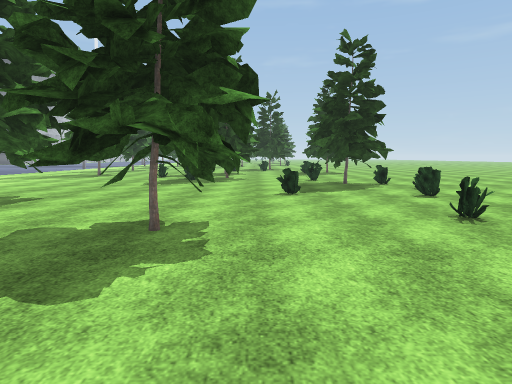
View 1 (above)

24 first-person views from a walk through a 3-D level made in the Unity game engine. The camera is 1.5 m above the floor, tilts 6° down and sees 75° across. The floor is counted in squares, 2 m on a side. Each view is taken from the middle of a square. On the plan, view 1 faces up. The plan holds only what a view shows up to about 11 squares ahead; the rest is blank. The place goes on beyond the plan. Some animated figures are left out. Some surface patterns are stand-ins.

View 2
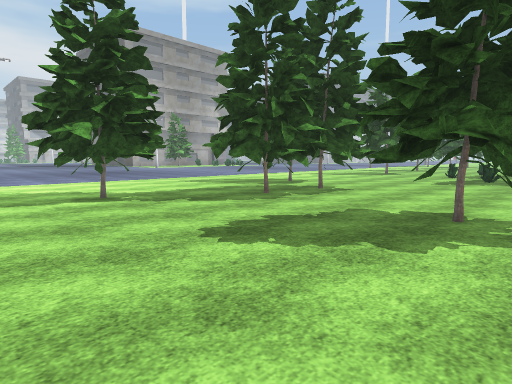

View 3
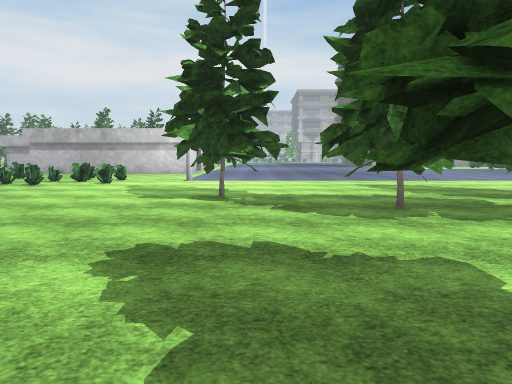

View 4
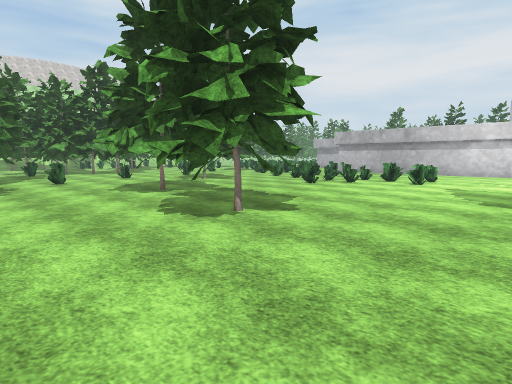

View 5
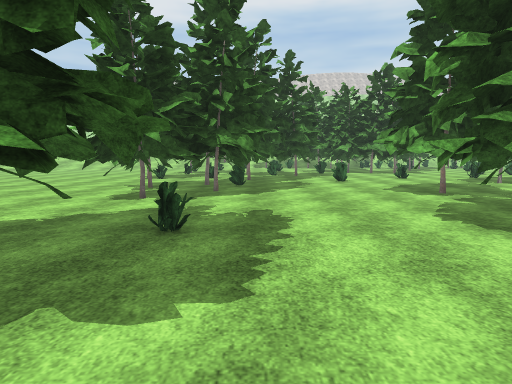

View 6
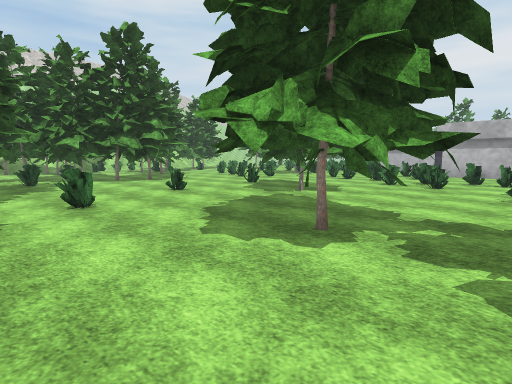

View 7
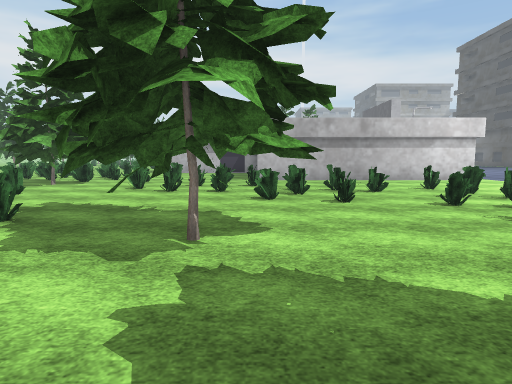

View 8
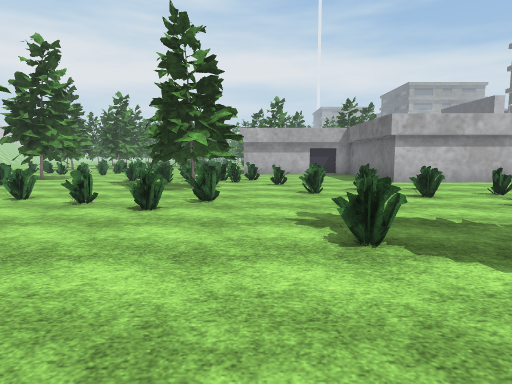

View 9
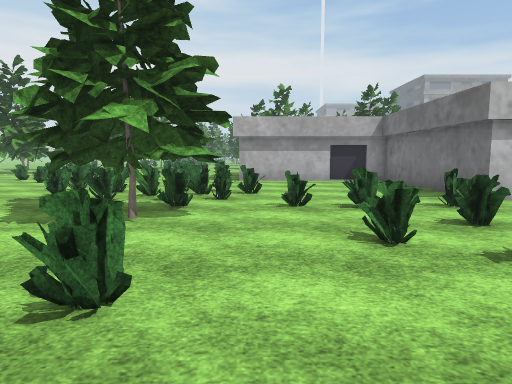

View 10
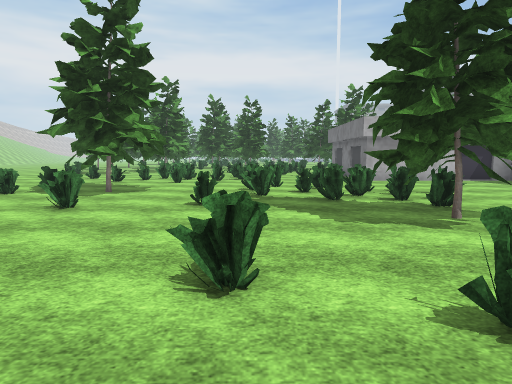

View 11
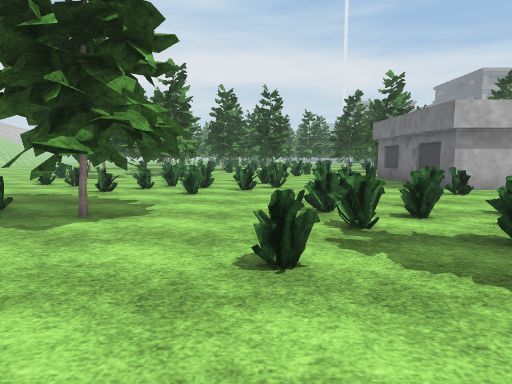

View 12
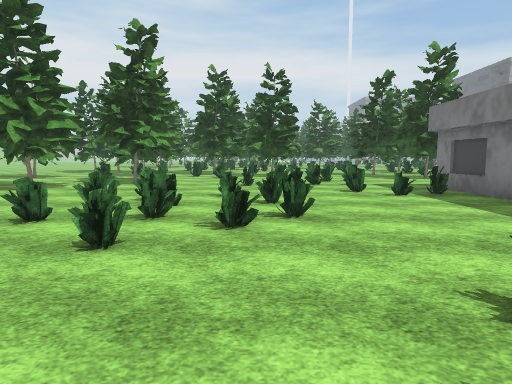

View 13
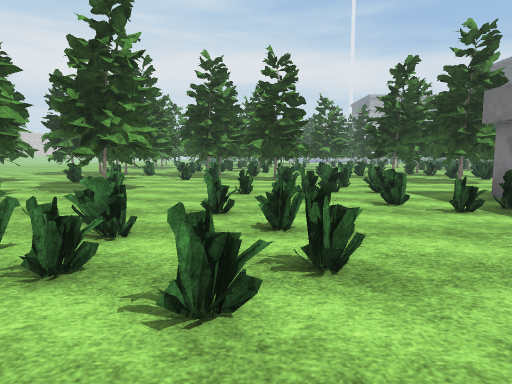

View 14
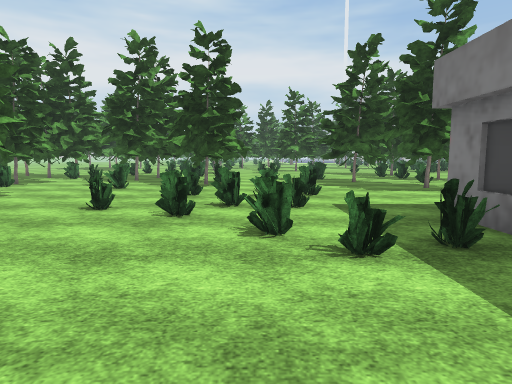

View 15
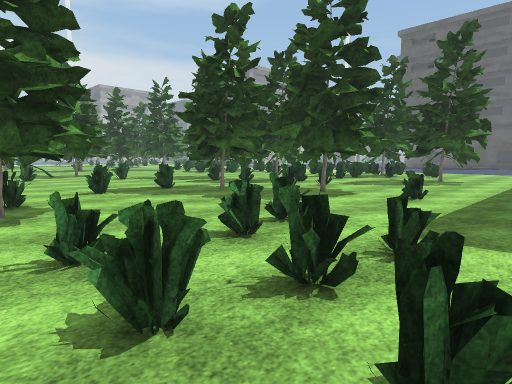

View 16
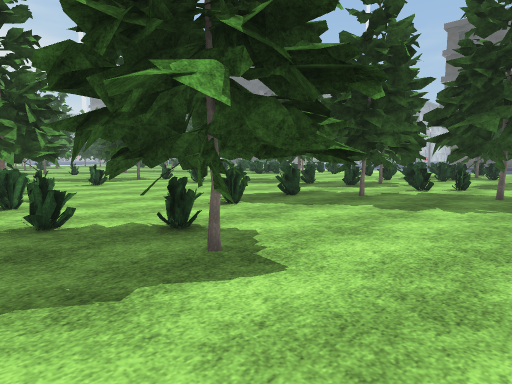

View 17
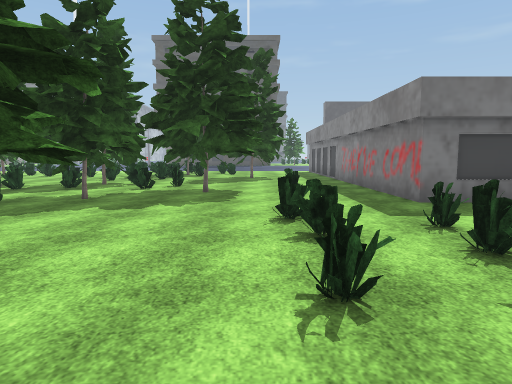

View 18
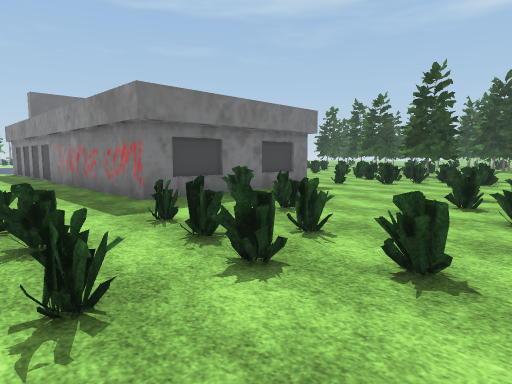

View 19
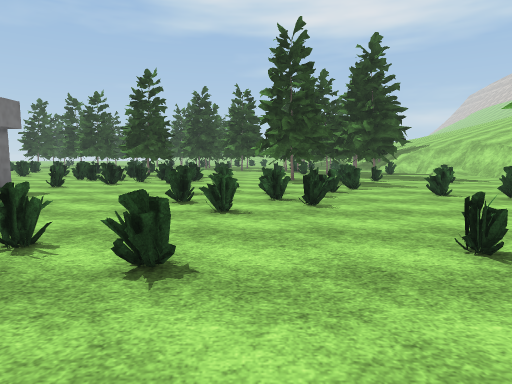

View 20
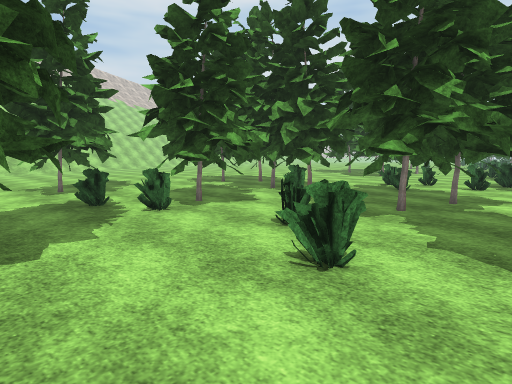

View 21
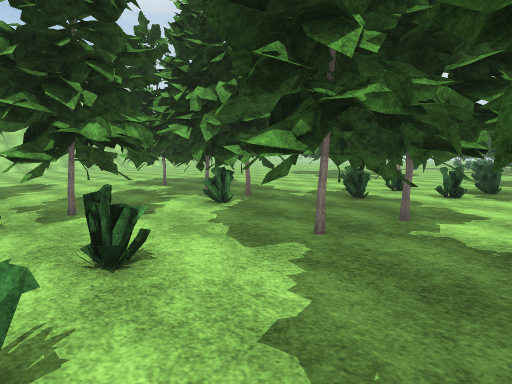

View 22
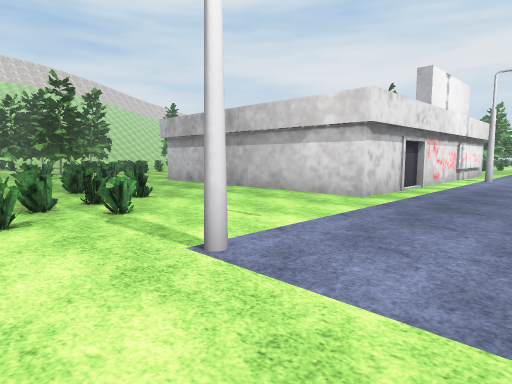

View 23
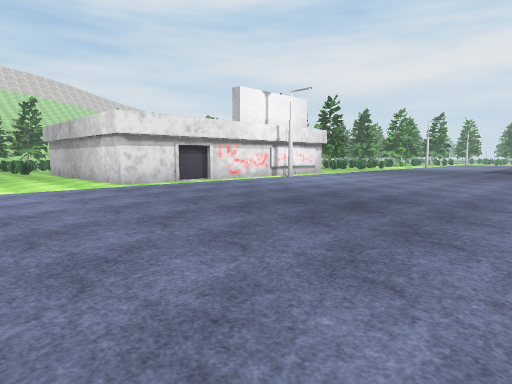

View 24
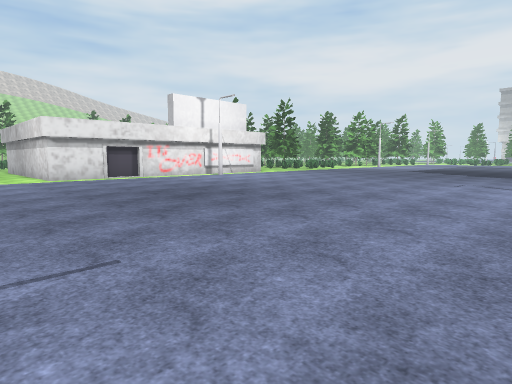

### Floor plan
Key: @ floor where view 1 was taken; # wall or solid block; x gap in a wall; . floor; B bush; T thing the floor can be seen under or through; U building; O other object.
Columns run from 33 left of view 1 to 2 right of it. Each row starts with its distance up from view 1.
 11                  .....   ......B   B
 10              .........   ..........#
  9          ..........................#
  8          .................  ........
  7           ................#T  ....B.
  6           ..................TT......
  5           ..................TT......
  4            .................TT..#..O
  3             ................T..#.#..
  2              .............TT........
  1               ............TT.......
  0            ...........#..........@#
 -1            UUUUU UU...............##
 -2              U    U...BB.....#.#..B#
 -3                   U....B.....##.....
 -4                   U..BBOB.....x.....
 -5     O #..U        U...B.BB...##...##
 -6    O.##..U        U..BB......##..###
 -7  O.B.##..U        U..BBB.........##
 -8 ..#......U   UUUUUU.B..B..#......##
 -9 ###BB....U   U.....B..B..##...B..#
-10 BB.B###..U   U.....BB.B.........##
-11 ...####B.    U.....B.B...B..B..
-12 ..###....UUUUU...B.............#
-13 ..B#......B...B..BBB#.B........
-14 ..B...B.B..B...B.BB##..B.. ##.B
-15 ..B....BB.B.....BBB....B.. ###.
-16 ...B#xB.BB......BB....B..   ###
-17 O.B##...B..BBB.....B....      #
-18 #.## B......BBB..#.....
-19 ####B......BB...##xB..
-20 O# ....#B....BB.#...
-21 ##B##Bx###......BB.
-22 ##.##B..###.O...O.

Positions as (right, up) in squares from view 1, and headings:
1: (0, 0), facing up
2: (0, -1), facing up-left
3: (0, 2), facing left
4: (0, 1), facing down-left
5: (0, 1), facing down
6: (-1, -4), facing down-left
7: (-4, -8), facing left
8: (-5, -12), facing left
9: (-9, -12), facing left
10: (-9, -16), facing left
11: (-12, -17), facing left
12: (-16, -17), facing left
13: (-18, -17), facing left
14: (-20, -15), facing left
15: (-24, -17), facing up-left
16: (-27, -18), facing up-left
17: (-27, -18), facing up
18: (-27, -18), facing up-right
19: (-27, -18), facing right
20: (-26, -17), facing down-left
21: (-28, -17), facing down-left
22: (-9, 2), facing down-left
23: (-11, 8), facing down-left
24: (-12, 11), facing down-left
